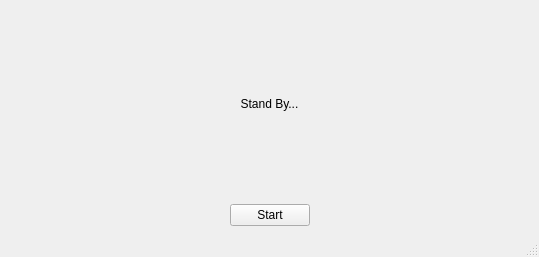
<?xml version="1.0" encoding="UTF-8"?>
<ui version="4.0">
 <class>MainWindow</class>
 <widget class="QMainWindow" name="MainWindow">
  <property name="geometry">
   <rect>
    <x>0</x>
    <y>0</y>
    <width>539</width>
    <height>257</height>
   </rect>
  </property>
  <property name="windowTitle">
   <string>QThread Run</string>
  </property>
  <widget class="QWidget" name="centralwidget">
   <layout class="QVBoxLayout" name="verticalLayout">
    <item>
     <spacer name="verticalSpacer">
      <property name="orientation">
       <enum>Qt::Vertical</enum>
      </property>
      <property name="sizeHint" stdset="0">
       <size>
        <width>20</width>
        <height>40</height>
       </size>
      </property>
     </spacer>
    </item>
    <item>
     <widget class="QLabel" name="label">
      <property name="text">
       <string>Stand By...</string>
      </property>
      <property name="alignment">
       <set>Qt::AlignCenter</set>
      </property>
     </widget>
    </item>
    <item>
     <spacer name="verticalSpacer_2">
      <property name="orientation">
       <enum>Qt::Vertical</enum>
      </property>
      <property name="sizeHint" stdset="0">
       <size>
        <width>20</width>
        <height>40</height>
       </size>
      </property>
     </spacer>
    </item>
    <item>
     <layout class="QHBoxLayout" name="horizontalLayout">
      <item>
       <spacer name="horizontalSpacer">
        <property name="orientation">
         <enum>Qt::Horizontal</enum>
        </property>
        <property name="sizeHint" stdset="0">
         <size>
          <width>40</width>
          <height>20</height>
         </size>
        </property>
       </spacer>
      </item>
      <item>
       <widget class="QPushButton" name="pushButton">
        <property name="text">
         <string>Start</string>
        </property>
       </widget>
      </item>
      <item>
       <spacer name="horizontalSpacer_2">
        <property name="orientation">
         <enum>Qt::Horizontal</enum>
        </property>
        <property name="sizeHint" stdset="0">
         <size>
          <width>40</width>
          <height>20</height>
         </size>
        </property>
       </spacer>
      </item>
     </layout>
    </item>
   </layout>
  </widget>
  <widget class="QMenuBar" name="menubar">
   <property name="geometry">
    <rect>
     <x>0</x>
     <y>0</y>
     <width>539</width>
     <height>21</height>
    </rect>
   </property>
  </widget>
  <widget class="QStatusBar" name="statusbar"/>
 </widget>
 <resources/>
 <connections/>
</ui>
